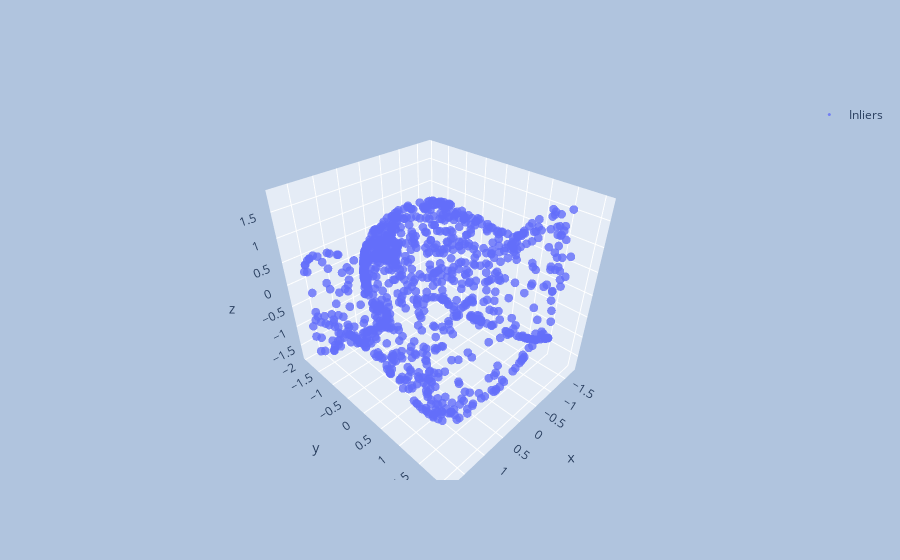
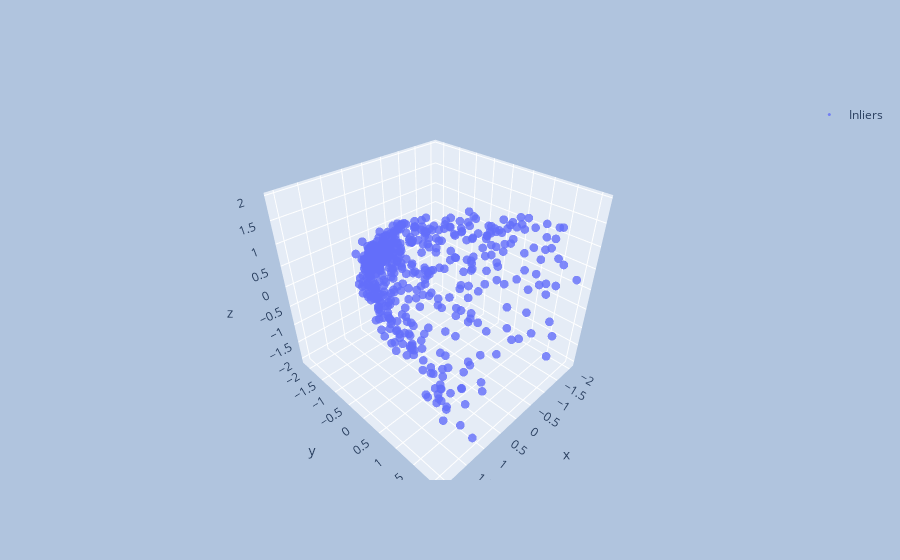

Notebook source saved alongside these figures, in order:
### Code cell
preds = ae.predict(ds[:-1])
plot3d(preds)
plot3d(ds[:500])

### Figure 1 — Plotly figure (JSON) as saved in the notebook; plotly's stock layout.template omitted (floating-point values rounded to 4 significant figures; data arrays with more than 128 entries replaced by an {"elided": "..."} marker saying what was removed)
{"data": [{"marker": {"opacity": 0.8, "size": 3}, "mode": "markers", "name": "Inliers", "type": "scatter3d", "x": {"elided": "999 float values"}, "y": {"elided": "999 float values"}, "z": {"elided": "999 float values"}}, {"marker": {"opacity": 0.8, "size": 3}, "mode": "markers", "name": "Outliers", "type": "scatter3d", "x": [], "y": [], "z": []}], "layout": {"autosize": false, "paper_bgcolor": "LightSteelBlue", "showlegend": true}}

### Figure 2 — Plotly figure (JSON) as saved in the notebook; plotly's stock layout.template omitted (floating-point values rounded to 4 significant figures; data arrays with more than 128 entries replaced by an {"elided": "..."} marker saying what was removed)
{"data": [{"marker": {"opacity": 0.8, "size": 3}, "mode": "markers", "name": "Inliers", "type": "scatter3d", "x": {"elided": "500 float values"}, "y": {"elided": "500 float values"}, "z": {"elided": "500 float values"}}, {"marker": {"opacity": 0.8, "size": 3}, "mode": "markers", "name": "Outliers", "type": "scatter3d", "x": [], "y": [], "z": []}], "layout": {"autosize": false, "paper_bgcolor": "LightSteelBlue", "showlegend": true}}
